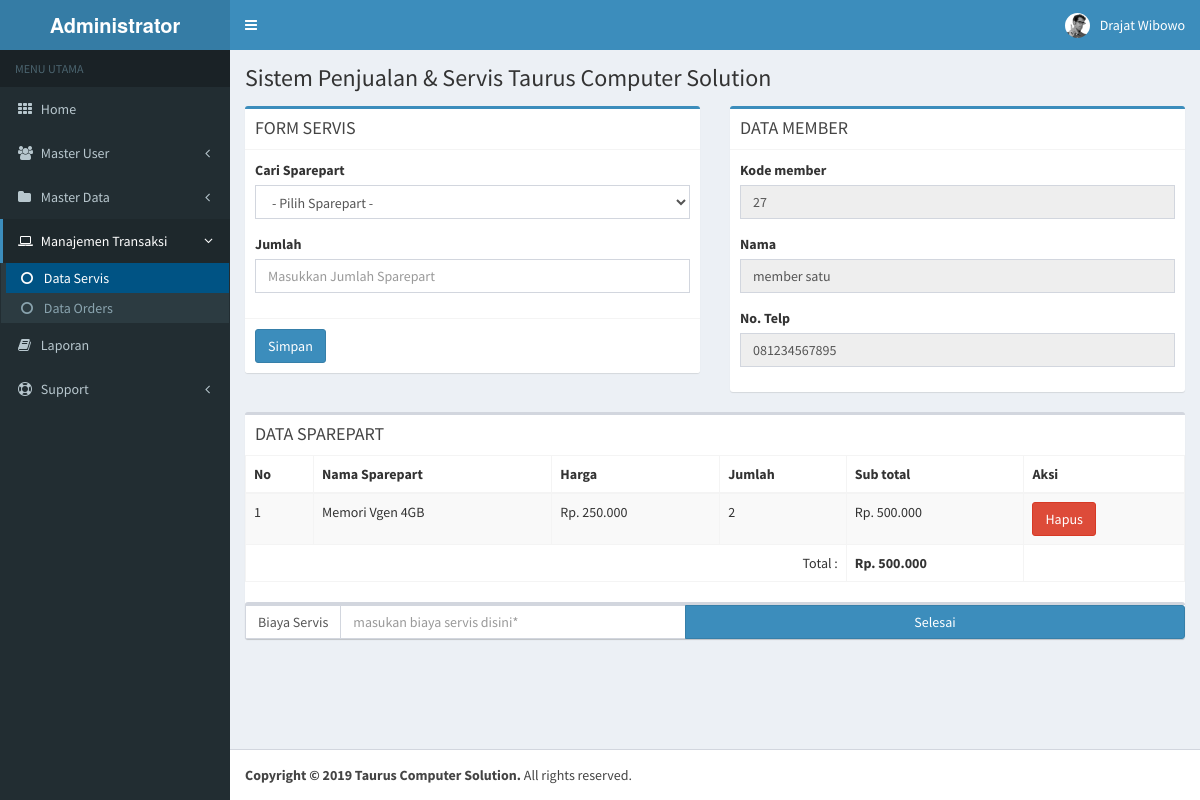
The page /admin/media.php?module=servis&act=transaksiservis&kode=SRV001 (signed in) on the database its author committed.
### tables this page shows
CREATE TABLE `servis` (
  `id_servis` varchar(15) NOT NULL,
  `id_member` int(5) NOT NULL,
  `tanggal` date NOT NULL,
  `status` varchar(15) DEFAULT NULL,
  `keterangan` varchar(50) NOT NULL,
  `biaya_servis` int(20) DEFAULT NULL
);

CREATE TABLE `member` (
  `id_member` int(5) NOT NULL,
  `email` varchar(100) NOT NULL,
  `password` varchar(100) NOT NULL,
  `nama` varchar(100) NOT NULL,
  `no_telp` varchar(15) NOT NULL,
  `alamat_member` text DEFAULT NULL,
  `tgl_daftar` date NOT NULL,
  `session` varchar(32) DEFAULT NULL,
  `status` enum('aktif','tertunda') DEFAULT NULL,
  `provinsi` int(4) DEFAULT NULL,
  `kota` int(4) DEFAULT NULL,
  `kode_pos` char(5) DEFAULT NULL
);

CREATE TABLE `detail_servis` (
  `id_detail` int(5) NOT NULL,
  `id_servis` varchar(15) NOT NULL,
  `id_sparepart` int(5) NOT NULL,
  `jumlah` int(5) NOT NULL
);

CREATE TABLE `sparepart` (
  `id_sparepart` int(5) NOT NULL,
  `nama_sparepart` varchar(50) NOT NULL,
  `harga` double NOT NULL,
  `stok` int(5) NOT NULL
);

### config/fungsi_rupiah.php (called while the page is built)
<?php
function format_rupiah($angka){
  $rupiah=number_format($angka,0,',','.');
  return $rupiah;
}
?>

### admin/modul/mod_servis/servis.php (the view, shortened to what this page needs)
<?php
if (empty($_SESSION['username']) AND empty($_SESSION['passuser'])){
	echo "<link href='style.css' rel='stylesheet' type='text/css'>
	<center>Untuk mengakses modul, Anda harus login <br>";
	echo "<a href=../../index.php><b>LOGIN</b></a></center>";
}
else{
$aksi="modul/mod_servis/aksi_servis.php";
switch($_GET['act']){
	case "transaksiservis":
		$data = [];
		$data['sqlServis'] = "SELECT * FROM `servis` WHERE 1 AND id_servis='{$_GET['kode']}' ";
		$data['rowServis'] = mysql_fetch_assoc(mysql_query($data['sqlServis']));
		$data['sqlSparepart'] 	= "SELECT * FROM sparepart ORDER BY id_sparepart ASC";
		$data['querySparepart'] = mysql_query($data['sqlSparepart']);
		$data['optionsSparepart'][] = "<option value='' selected>- Pilih Sparepart -</option>";
		while ($value=mysql_fetch_assoc($data['querySparepart'])) {
			$data['optionsSparepart'][] = "<option value='{$value['id_sparepart']}'>{$value['id_sparepart']}: {$value['nama_sparepart']}</option>";
		}
		$data['optionsSparepart'] = implode('',$data['optionsSparepart']);
		$member=mysql_query("SELECT * FROM member,servis WHERE member.id_member=servis.id_member AND servis.id_servis='$_GET[kode]'");
		$p=mysql_fetch_assoc($member);
		echo"
			<div class='col-md-6'>
				<div class='box box-primary'>
					<div class='box-header with-border'>
						<h3 class='box-title'>FORM SERVIS</h3>
					</div>
					<form method=POST action='$aksi?module=servis&act=input'>
						<div class='box-body'>
							<input type='hidden' name='id_servis' value='{$data['rowServis']['id_servis']}'>
							<div class='form-group'>
								<label for='exampleInputPassword1'>Cari Sparepart</label>
								<select class='form-control' name='sparepart' required>
									{$data['optionsSparepart']}
								</select>
							</div>
							<div class='form-group'>
								<label for='exampleInputPassword1'>Jumlah</label>
								<input type='number' name='jumlah' class='form-control' id='exampleInputPassword1' placeholder='Masukkan Jumlah Sparepart' required>
							</div>
						</div>
						<div class='box-footer'>
							<button type='submit' class='btn btn-primary'>Simpan</button>
						</div>
					</form>
				</div>
			</div>
			<div class='col-md-6'>
				<div class='box box-primary'>
					<div class='box-header with-border'>
						<h3 class='box-title'>DATA MEMBER</h3>
					</div>
					<div class='box-body'>
						<div class='form-group'>
							<label for='exampleInputPassword1'>Kode member</label>
							<input type='text' value='$p[id_member]' class='form-control' id='exampleInputPassword1' readonly>
						</div>
						<div class='form-group'>
							<label for='exampleInputPassword1'>Nama</label>
							<input type='text' value='$p[nama]' class='form-control' id='exampleInputPassword1' readonly>
						</div>
						<div class='form-group'>
							<label for='exampleInputPassword1'>No. Telp</label>
							<input type='text' value='$p[no_telp]' class='form-control' id='exampleInputPassword1' readonly>
						</div>
					</div>
				</div>
			</div>
			<div class='col-xs-12'>
				<div class='box'>
					<div class='box-header'>
						<h3 class='box-title'>DATA SPAREPART</h3>
					</div>
					<table id='dynamic-table' class='table table-striped table-bordered table-hover'>
						<thead>
							<tr>
								<th>No</th>
								<th>Nama Sparepart</th>
								<th>Harga</th>
								<th>Jumlah</th>
								<th>Sub total</th>
								<th>Aksi</th>
							</tr>
						</thead>
					<tbody>";
						$no=1;
						$tampil = mysql_query("SELECT * FROM detail_servis,sparepart WHERE detail_servis.id_sparepart=sparepart.id_sparepart
							AND detail_servis.id_servis='$_GET[kode]'");
						while ($r=mysql_fetch_assoc($tampil)){
							$jml=$r['jumlah'];
							$harga=$r['harga'];
							$subtotal=$jml*$harga;
							$total       = $total + $subtotal;
							$total_rp    = format_rupiah($total);
							$subtotal_rp = format_rupiah($subtotal);
							$harga_rp       = format_rupiah($harga);
							echo"<tr>
							<td>$no</td>
							<td>$r[nama_sparepart]</a></td>
							<td>Rp. $harga_rp</td>
							<td>$r[jumlah]</td>
							<td>Rp. $subtotal_rp</td>
								<td>
									<a href='$aksi?module=servis&act=delete&id_servis={$data['rowServis']['id_servis']}&id_detail={$r['id_detail']}&id_sparepart={$r['id_detail']}&jumlah={$r['jumlah']}' class='btn btn-danger' onClick=\"return confirm('Apakah Anda Yakin Untuk Menghapus Data Ini ?')\">Hapus</a>
								</td>
							</tr>";
							$no++;
						}
						echo"
						<tr>
							<td colspan=4 align=right>Total :  </td>
							<td align=left><b>Rp. $total_rp</b></td>
						</tr>
					</tbody>
				</table>
				<div class='box round first fullpage'>
					<form method='POST' action='$aksi?module=servis&act=biaya'>
						<input type=hidden name='id_servis' value='{$data['rowServis']['id_servis']}'>
						<div class='input-group'>
							<span class='input-group-addon' id='basic-addon3'>Biaya Servis</span>
							<input name='biaya_servis' placeholder='masukan biaya servis disini*' min='1' type='number' class='form-control' id='basic-url' aria-describedby='basic-addon3' required>
							<div class='input-group-btn'>
								<button class='btn btn-primary' type='submit' style='width:500px'>Selesai</button>
							</div>
						</div>
					</form>
				</div>
			</div>
		";
    break;
}
}
?>

### rows shown on the page
servis: id_member "27", id_member.nama "member satu", id_member.no_telp "081234567895"
detail_servis: id_sparepart.nama_sparepart "Memori Vgen 4GB", id_sparepart.harga "250.000", jumlah "2", jumlah.harga "500.000"

### other values the page prints
$_SESSION[namalengkap] "Drajat Wibowo"
$total_rp "500.000"
